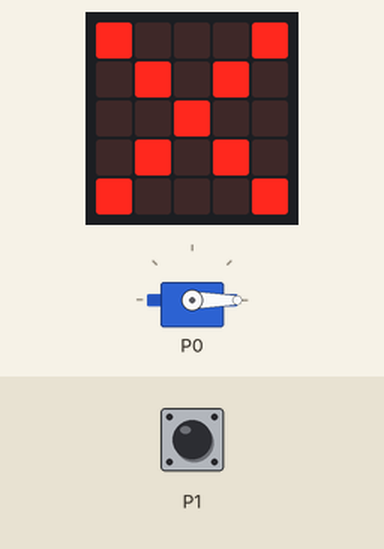
Simulated run of this program. Board: BBC micro:bit (MakeCode). On the bench: servo, the board's 5×5 LED display. Inputs (shaded band) come from the test bench; at power-on: P1 LOW.

Above: at 1.2 s.
1.3 s: P1 pulled HIGH for 0.5 s
At 2.8 s:
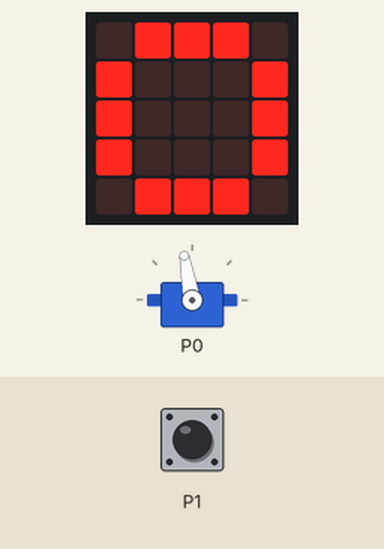
4.6 s: P1 pulled HIGH for 3.2 s
At 9.5 s:
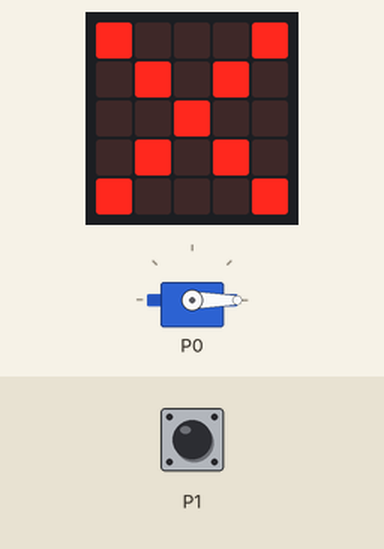
Timing chart, 0 to 11.0 s (numbered marks = the images above; inputs shaded):
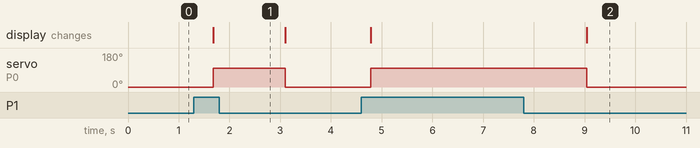

The program:

main.ts
```typescript
basic.forever(function () {
    if (pins.digitalReadPin(DigitalPin.P1) == 1) {
        pins.servoWritePin(AnalogPin.P0, 100)
        basic.showLeds(`
            . # # # .
            # . . . #
            # . . . #
            # . . . #
            . # # # .
            `)
        basic.pause(1000)
    } else {
        pins.servoWritePin(AnalogPin.P0, 0)
        basic.showLeds(`
            # . . . #
            . # . # .
            . . # . .
            . # . # .
            # . . . #
            `)
    }
})
```

test.ts
```typescript
// テストはここに来ます。このパッケージが拡張機能として使用されるときにはコンパイルされません。
```

Measured:
- after the input at 1.3 s, servo on P0: 0° → 100° after 0.38 s, → 0° 1.4 s later; the display: changes after 0.38 s (image 1)
- after the input at 4.6 s, servo on P0: 0° → 100° after 0.18 s, → 0° 4.3 s later; the display: first changes after 0.18 s (image 2 shows a later state)
